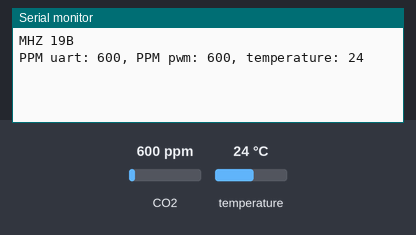
Recording of a sketch running on a simulated ESP8266 (Wemos D1 mini). Parts: the last lines printed to the serial monitor. The test bench sets the inputs (shaded band); at power-on: CO2 600 ppm, temperature 24 °C.

Above: at 1.3 s.
1.4 s: CO2 set to 452 ppm
4.4 s: temperature set to 12 °C
At 6.6 s:
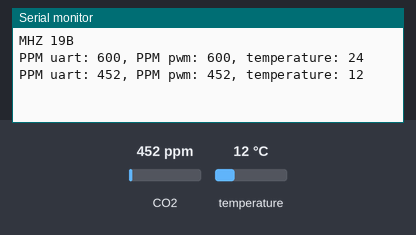
7.4 s: CO2 set to 1050 ppm
At 10.8 s:
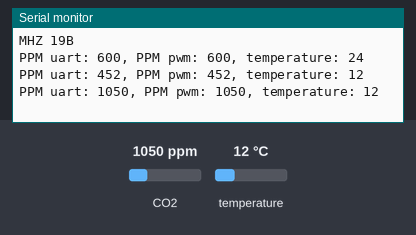
Timing chart, 0 to 12.3 s (numbered marks = the images above; inputs shaded):
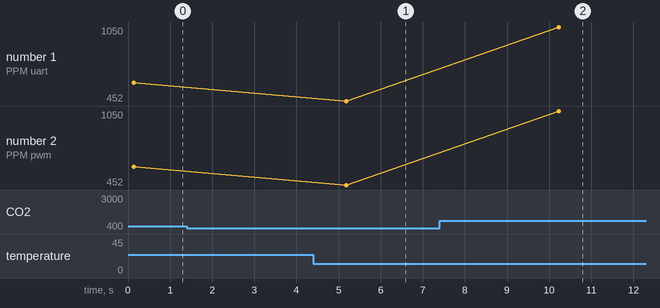

Measured:
- after the input at 4.4 s, the serial monitor: prints a new line after 0.78 s (image 1)
- after the input at 7.4 s, the serial monitor: prints a new line after 2.8 s (image 2)
- plotted number 1: 452 → 1050 after the input at 7.4 s
- plotted number 2: 452 → 1050 after the input at 7.4 s

The sketch:

ESP8266.MHZ19v2.ino
```cpp
#include <ESP8266WiFi.h>
#include <SoftwareSerial.h>
#include <MHZ.h>
#include <Streaming.h>


MHZ co2(D4, D0, D1, MHZ19B);    //Rx, Tx, PWM


void setup()
{
    pinMode(D1, INPUT);       // CO2_IN

    Serial.begin(115200);

    delay(100);
    Serial.println("MHZ 19B");

    // enable debug to get addition information
    // co2.setDebug(true);

    /*if (co2.isPreHeating())
    {
        Serial.print("Preheating");
        while (co2.isPreHeating())
        {
            Serial.print(".");
            delay(5000);
        }
        Serial.println();
    }*/
}
void loop()
{
    //Serial.print("\n----- Time from start: ");
    //Serial.print(millis() / 1000);
    //Serial.println(" s");

    int ppmUart = co2.readCO2UART();
    int ppmPwm = co2.readCO2PWM();
    int temperature = co2.getLastTemperature();

    Serial <<
        "PPM uart: " << ppmUart <<
        ", PPM pwm: " << ppmPwm <<
        ", temperature: " << temperature <<
        "\n";

    delay(5000);
}
```
